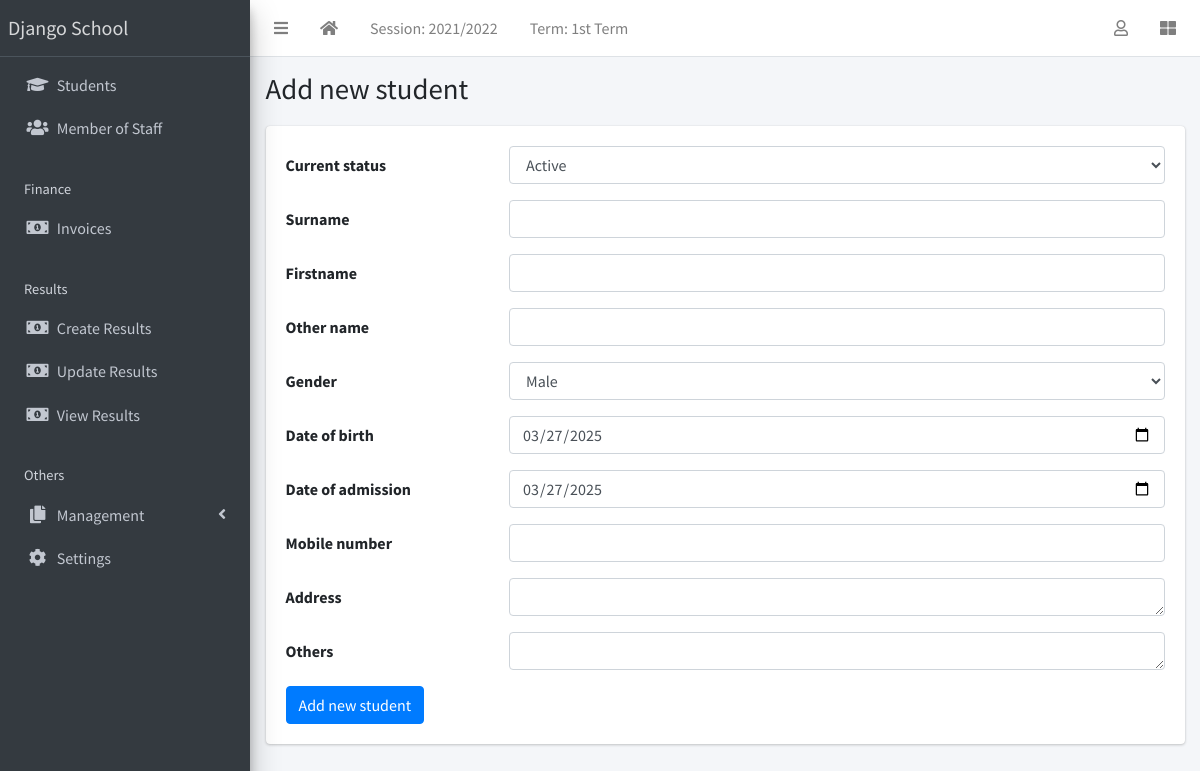
Page /staff/create/ on the committed database.
### apps/corecode/models.py (models this page shows, shortened)
class AcademicSession(models.Model):
    name = models.CharField(max_length=200, unique=True)
    current = models.BooleanField(default=True)
    class Meta:
        ordering = ["-name"]

class AcademicTerm(models.Model):
    name = models.CharField(max_length=20, unique=True)
    current = models.BooleanField(default=True)
    class Meta:
        ordering = ["name"]

class SiteConfig(models.Model):
    key = models.SlugField()
    value = models.CharField(max_length=200)

### apps/staffs/views.py (the view)
# urls.py: path("create/", StaffCreateView.as_view(), name="staff-create"),
class StaffCreateView(SuccessMessageMixin, CreateView):
    model = Staff
    fields = "__all__"
    success_message = "New staff successfully added"
    def get_form(self):
        form = super(StaffCreateView, self).get_form()
        form.fields["date_of_birth"].widget = widgets.DateInput(attrs={"type": "date"})
        form.fields["date_of_admission"].widget = widgets.DateInput(
            attrs={"type": "date"}
        )
        form.fields["address"].widget = widgets.Textarea(attrs={"rows": 1})
        form.fields["others"].widget = widgets.Textarea(attrs={"rows": 1})
        return form

### apps/corecode/context_processors.py (called while the page is built)
def site_defaults(request):
    current_session = AcademicSession.objects.get(current=True)
    current_term = AcademicTerm.objects.get(current=True)
    vals = SiteConfig.objects.all()
    contexts = {
        "current_session": current_session.name,
        "current_term": current_term.name,
    }
    for val in vals:
        contexts[val.key] = val.value
    return contexts

### apps/staffs/templates/staffs/staff_form.html (shortened to what this page needs)
{% extends 'base.html' %}
{% block title %}
  {% if object %}
    Update {{ object }}
  {% else %}
    Add new student
  {% endif %}
{% endblock title %}
{% block content %}
<form action="" method="POST">
  {% include 'corecode/form_snippet.html' %}
  {% if object %}
    <input type="submit" class="btn btn-primary" value="Update Record">
  {% else %}
    <input type="submit" class="btn btn-primary" value="Add new student">
  {% endif %}
</form>
{% endblock content %}

### templates/base.html (shortened to what this page needs)
{% load static %}
<!DOCTYPE html>
<html lang="en">
<head>
  <link rel="stylesheet" href="{% static 'plugins/fontawesome-free/css/all.min.css' %}">
  <link rel="stylesheet" href="{% static 'plugins/toastr/toastr.min.css' %}">
  <link rel="stylesheet"
    href="{% static 'plugins/overlayScrollbars/css/OverlayScrollbars.min.css' %}">
  <link rel="stylesheet" href="{% static 'plugins/Datatables/datatables.min.css' %}" />
  <link rel="stylesheet" href="{% static 'dist/css/adminlte.min.css' %}">
</head>
<body
  class="hold-transition sidebar-mini layout-fixed layout-navbar-fixed layout-footer-fixed">
  <div class="wrapper">
    <nav class="main-header navbar navbar-expand navbar-white navbar-light">
      <ul class="navbar-nav">
        <li class="nav-item">
          <a class="nav-link" data-widget="pushmenu" href="#" role="button"><i
              class="fas fa-bars"></i></a>
        </li>
        <li class="nav-item d-none d-sm-inline-block">
          <a href="{% url 'home' %} " class="nav-link"><i class="fa fa-home"></i></a>
        </li>
        <li class="nav-item d-none d-sm-inline-block">
          <a href="{% url 'current-session' %}" class="nav-link">Session: {{ current_session }}</a>
        </li>
        <li class="nav-item d-none d-sm-inline-block">
          <a href="{% url 'current-session' %}" class="nav-link">Term: {{ current_term }}</a>
        </li>
      </ul>
      <ul class="navbar-nav ml-auto">
        <li class="nav-item dropdown">
          <a class="nav-link" data-toggle="dropdown" href="#">
            <i class="far fa-user"></i>
          </a>
        </li>
        <li class="nav-item">
          <a class="nav-link" data-widget="control-sidebar" data-slide="true"
            href="#" role="button"><i class="fas fa-th-large"></i></a>
        </li>
      </ul>
    </nav>
    <aside class="main-sidebar sidebar-dark-primary elevation-4">
      <a href="{% url 'home' %}" class="brand-link">{{ school_name | default:"MySchool" }}</a>
      <div class="sidebar">
        <nav class="mt-2">
          <ul class="nav nav-pills nav-sidebar flex-column"
            data-widget="treeview" role="menu" data-accordion="false">
            <li class="nav-item">
              <a href="{% url 'student-list' %}" class="nav-link">
                <i class="nav-icon fas fa-graduation-cap"></i>
                <p>
                  Students
                </p>
              </a>
            </li>
            <li class="nav-item">
              <a href="{% url 'staff-list' %}" class="nav-link">
                <i class="nav-icon fas fa-users"></i>
                <p>
                  Member of Staff
                </p>
              </a>
            </li>
            <li class="nav-header">Finance</li>
            <li class="nav-item">
              <a href="{% url 'invoice-list' %}" class="nav-link">
                <i class="nav-icon fas fa-money-bill-alt"></i>
                <p>
                  Invoices
                </p>
              </a>
            </li>
            <li class="nav-header">Results</li>
            <li class="nav-item">
              <a href="{% url 'create-result' %}" class="nav-link">
                <i class="nav-icon fas fa-money-bill-alt"></i>
                <p>
                  Create Results
                </p>
              </a>
            </li>
            <li class="nav-item">
              <a href="{% url 'edit-results' %}" class="nav-link">
                <i class="nav-icon fas fa-money-bill-alt"></i>
                <p>
                  Update Results
                </p>
              </a>
            </li>
            <li class="nav-item">
              <a href="{% url 'view-results' %}" class="nav-link">
                <i class="nav-icon fas fa-money-bill-alt"></i>
                <p>
                  View Results
                </p>
              </a>
            </li>
            <li class="nav-header">Others</li>
            <li class="nav-item has-treeview">
              <a href="#" class="nav-link">
                <i class="nav-icon fas fa-copy"></i>
                <p>
                  Management
                  <i class="fas fa-angle-left right"></i>
                </p>
              </a>
            </li>
            <li class="nav-item">
              <a href="{% url 'configs' %}" class="nav-link">
                <i class="nav-icon fas fa-cog"></i>
                <p>
                  Settings
                </p>
              </a>
            </li>
          </ul>
        </nav>
      </div>
    </aside>
    <div class="content-wrapper">
      <section class="content-header">
        <div class="container-fluid">
          <div class="row mb-1">
            <div class="col-sm-8">
              <h1>{% block title %}{% endblock title %}</h1>
            </div>
            <div class="col-sm-4">
            </div>
          </div>
        </div>
      </section>
      <section class="content">
        <div class="container-fluid">
          <div class="row">
            <div class="col-md-12">
              {% block fullcard %}
              <div class="card">
                <div class="card-body">
                  <div class="row">
                    <div class="col">
                      {% block content %}
                      {% endblock content %}
                    </div>
                  </div>
                </div>
              </div>
              {% endblock fullcard %}
            </div>
          </div>
        </div>
      </section>
    </div>
  </div>
</body>
</html>

### rows in the picture
AcademicSession: name "2021/2022"
AcademicTerm: name "1st Term"
SiteConfig: value "Django School"

### other values in the picture
{{ field.label }} "Current status" "Surname" "Firstname" "Other name" "Gender" "Date of birth" "Date of admission" "Mobile number" "Address" "Others"
